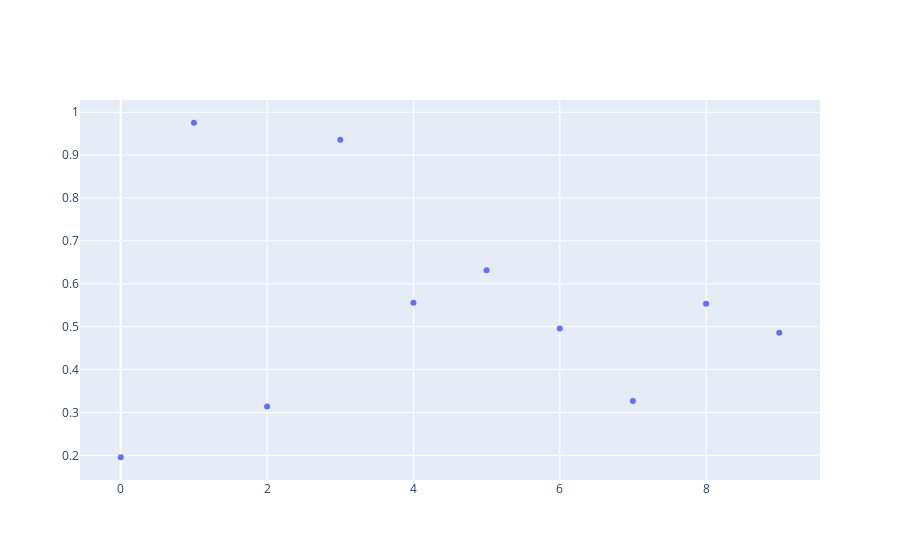

This figure's notebook cell:
### Markdown cell above
<hr style="border:2px solid black"> </hr>
<h3> 2.2 Simple scatter plot with <code>add_trace</code> and <code>go.Scatter</code> </h3>

### Code cell
scatter_data = np.random.rand(10)
print(scatter_data[:])

# Create empty Figure
scatter_fig = go.Figure()

# Add Scatter-Plot
_ = scatter_fig.add_trace(     # Assignment to _ similar to redirection to /dev/null in bash (add_trace returns Figure object)
    go.Scatter(
        y = scatter_data,
#       x = list(range(len(scatter_data))),
        mode = 'markers',
    )
)

# Show Figure
scatter_fig.show()

### Figure 1 — Plotly figure (JSON) as saved in the notebook; plotly's stock layout.template omitted (floating-point values rounded to 4 significant figures)
{"data": [{"mode": "markers", "type": "scatter", "y": [0.1956, 0.9755, 0.3138, 0.9361, 0.5558, 0.6317, 0.4959, 0.3268, 0.5537, 0.486]}], "layout": {"autosize": true, "xaxis": {"autorange": true, "range": [-0.5351, 9.535]}, "yaxis": {"autorange": true, "range": [0.1385, 1.033], "type": "linear"}}}
